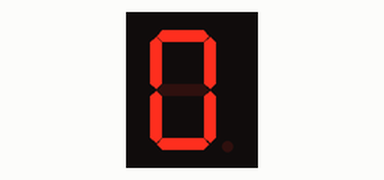
Simulated run of this sketch. Board: Arduino Uno, built with avr-gcc and run on an emulated ATmega328P. Parts: 1-digit seven-segment display. Wiring (inferred from the names in the program): 1-digit 7-segment display, segments lit when HIGH: segments pin 7, pin 6, pin 5, pin 11, pin 10, pin 8, pin 9, pin 4. The segment pins are drawn as the display they are named for.

Above: at 0.1 s.
At 10.1 s:
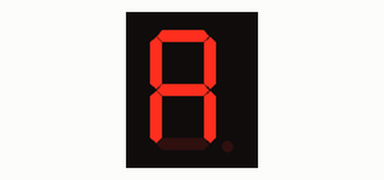
At 14.1 s:
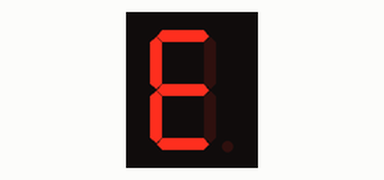
At 18.1 s:
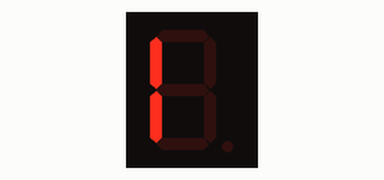
At 32.1 s:
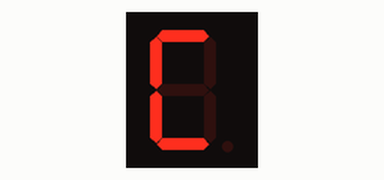
At 39.1 s:
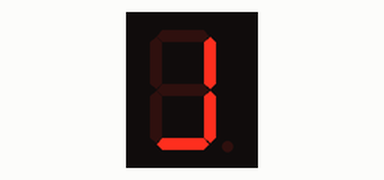

Measured:
- what the display in image 1 shows lasts 1.0 s, from 10.0 s to 11.0 s

The sketch:

1DigitDisplay.ino
```cpp
/*
  Project: 1-digit 7-Segment Display module (common cathode)
  Function: You should now see the 7-segment display cycle from 0 to J
*/
//***************************************************************
//the pins of 1-digit 7-segment display attached to arduino board digital pins 4 - 11 respectively
const int dp = 4; //dot
const int c = 5;
const int b = 6;
const int a = 7;
const int f = 8;
const int g = 9;
const int e = 10;
const int d = 11;

int timeDelay = 1000;//set the time delay between symbols
//***************************************************************
void setup()
{
  //loop over thisPin from 4 to 11 and set them all to output
  for (int displayPin = 4; displayPin <= 11; displayPin++)
  {
    pinMode(displayPin, OUTPUT);
  }
  digitalWrite(dp, LOW); //turn the dot of the 1-digit 7-segment display module off
}

void loop()
{
  number0();//display 0 to the 7-segment
  delay(timeDelay);//wait for a second
  number1();//display 1 to the 7-segment
  delay(timeDelay);//wait for a second
  number2();//display 2 to the 7-segment
  delay(timeDelay); //wait for a second
  number3();//display 3 to the 7-segment
  delay(timeDelay); //wait for a second
  number4();//display 4 to the 7-segment
  delay(timeDelay); //wait for a second
  number5();//display 5 to the 7-segment
  delay(timeDelay); //wait for a second
  number6();//display 6 to the 7-segment
  delay(timeDelay); //wait for a second
  number7();//display 7 to the 7-segment
  delay(timeDelay); //wait for a second
  number8();//display 8 to the 7-segment
  delay(timeDelay); //wait for a second
  number9();//display 9 to the 7-segment
  delay(timeDelay); //wait for a second
  letterA();//display A to the 7-segment
  delay(timeDelay); //wait for a second
  letterb();//display b to the 7-segment
  delay(timeDelay); //wait for a second
  letterC();//display C to the 7-segment
  delay(timeDelay); //wait for a second
  letterd();//display d to the 7-segment
  delay(timeDelay); //wait for a second
  letterE();//display E to the 7-segment
  delay(timeDelay); //wait for a second
  letterF();//display F to the 7-segment
  delay(timeDelay); //wait for a second
  letterG();//display G to the 7-segment
  delay(timeDelay); //wait for a second
  letterH();//display H to the 7-segment
  delay(timeDelay); //wait for a second
  letterI();//display I to the 7-segment
  delay(timeDelay); //wait for a second
  letterJ();//display J to the 7-segment
  delay(timeDelay); //wait for a second
}

void number0(void) //display 0 to the 7-segment
{
  digitalWrite(a, HIGH);
  digitalWrite(f, HIGH);
  digitalWrite(b, HIGH);
  digitalWrite(g, LOW);
  digitalWrite(e, HIGH);
  digitalWrite(c, HIGH);
  digitalWrite(d, HIGH);

}

void number1(void) //display 1 to the 7-segment
{
  digitalWrite(a, LOW);
  digitalWrite(f, LOW);
  digitalWrite(b, HIGH);
  digitalWrite(g, LOW);
  digitalWrite(e, LOW);
  digitalWrite(c, HIGH);
  digitalWrite(d, LOW);

}
void number2(void) //display 2 to the 7-segment
{
  digitalWrite(a, HIGH);
  digitalWrite(f, LOW);
  digitalWrite(b, HIGH);
  digitalWrite(g, HIGH);
  digitalWrite(e, HIGH);
  digitalWrite(c, LOW);
  digitalWrite(d, HIGH);

}
void number3(void) //display 3 to the 7-segment
{
  digitalWrite(a, HIGH);
  digitalWrite(f, LOW);
  digitalWrite(b, HIGH);
  digitalWrite(g, HIGH);
  digitalWrite(e, LOW);
  digitalWrite(c, HIGH);
  digitalWrite(d, HIGH);

}
void number4(void) //display 4 to the 7-segment
{
  digitalWrite(a, LOW);
  digitalWrite(f, HIGH);
  digitalWrite(b, HIGH);
  digitalWrite(g, HIGH);
  digitalWrite(e, LOW);
  digitalWrite(c, HIGH);
  digitalWrite(d, LOW);

}
void number5(void) //display 5 to the 7-segment
{
  digitalWrite(a, HIGH);
  digitalWrite(f, HIGH);
  digitalWrite(b, LOW);
  digitalWrite(g, HIGH);
  digitalWrite(e, LOW);
  digitalWrite(c, HIGH);
  digitalWrite(d, HIGH);

}
void number6(void) //display 6 to the 7-segment
{
  digitalWrite(a, HIGH);
  digitalWrite(f, HIGH);
  digitalWrite(b, LOW);
  digitalWrite(g, HIGH);
  digitalWrite(e, HIGH);
  digitalWrite(c, HIGH);
  digitalWrite(d, HIGH);

}
void number7(void) //display 7 to the 7-segment
{
  digitalWrite(a, HIGH);
  digitalWrite(f, LOW);
  digitalWrite(b, HIGH);
  digitalWrite(g, LOW);
  digitalWrite(e, LOW);
  digitalWrite(c, HIGH);
  digitalWrite(d, LOW);

}
void number8(void) //display 8 to the 7-segment
{
  digitalWrite(a, HIGH);
  digitalWrite(f, HIGH);
  digitalWrite(b, HIGH);
  digitalWrite(g, HIGH);
  digitalWrite(e, HIGH);
  digitalWrite(c, HIGH);
  digitalWrite(d, HIGH);

}
void number9(void) //display 9 to the 7-segment
{
  digitalWrite(a, HIGH);
  digitalWrite(f, HIGH);
  digitalWrite(b, HIGH);
  digitalWrite(g, HIGH);
  digitalWrite(e, LOW);
  digitalWrite(c, HIGH);
  digitalWrite(d, HIGH);

}
//************************************************
void letterA(void) //display A to the 7-segment
{
  digitalWrite(a, HIGH);
  digitalWrite(f, HIGH);
  digitalWrite(b, HIGH);
  digitalWrite(g, HIGH);
  digitalWrite(e, HIGH);
  digitalWrite(c, HIGH);
  digitalWrite(d, LOW);


}
void letterb(void) //display b to the 7-segment
{
  digitalWrite(a, LOW);
  digitalWrite(f, HIGH);
  digitalWrite(b, LOW);
  digitalWrite(g, HIGH);
  digitalWrite(e, HIGH);
  digitalWrite(c, HIGH);
  digitalWrite(d, HIGH);

}
void letterC(void) //display C to the 7-segment
{
  digitalWrite(a, HIGH);
  digitalWrite(f, HIGH);
  digitalWrite(b, LOW);
  digitalWrite(g, LOW);
  digitalWrite(e, HIGH);
  digitalWrite(c, LOW);
  digitalWrite(d, HIGH);


}
void letterd(void) //display d to the 7-segment
{
  digitalWrite(a, LOW);
  digitalWrite(f, LOW);
  digitalWrite(b, HIGH);
  digitalWrite(g, HIGH);
  digitalWrite(e, HIGH);
  digitalWrite(c, HIGH);
  digitalWrite(d, HIGH);

}
void letterE(void) //display E to the 7-segment
{
  digitalWrite(a, HIGH);
  digitalWrite(f, HIGH);
  digitalWrite(b, LOW);
  digitalWrite(g, HIGH);
  digitalWrite(e, HIGH);
  digitalWrite(c, LOW);
  digitalWrite(d, HIGH);

}
void letterF(void) //display F to the 7-segment
{
  digitalWrite(a, HIGH);
  digitalWrite(f, HIGH);
  digitalWrite(b, LOW);
  digitalWrite(g, HIGH);
  digitalWrite(e, HIGH);
  digitalWrite(c, LOW);
  digitalWrite(d, LOW);

}
void letterG(void) //display G to the 7-segment
{
  digitalWrite(a, HIGH);
  digitalWrite(f, HIGH);
  digitalWrite(b, LOW);
  digitalWrite(g, HIGH);
  digitalWrite(e, HIGH);
  digitalWrite(c, HIGH);
  digitalWrite(d, HIGH);

}
void letterH(void) //display H to the 7-segment
{
  digitalWrite(a, LOW);
  digitalWrite(f, HIGH);
  digitalWrite(b, HIGH);
  digitalWrite(g, HIGH);
  digitalWrite(e, HIGH);
  digitalWrite(c, HIGH);
  digitalWrite(d, LOW);

}
void letterI(void) //display I to the 7-segment
{
  digitalWrite(a, LOW);
  digitalWrite(f, HIGH);
  digitalWrite(b, LOW);
  digitalWrite(g, LOW);
  digitalWrite(e, HIGH);
  digitalWrite(c, LOW);
  digitalWrite(d, LOW);

}
void letterJ(void) //display J to the 7-segment
{
  digitalWrite(a, LOW);
  digitalWrite(f, LOW);
  digitalWrite(b, HIGH);
  digitalWrite(g, LOW);
  digitalWrite(e, LOW);
  digitalWrite(c, HIGH);
  digitalWrite(d, HIGH);

}
```
